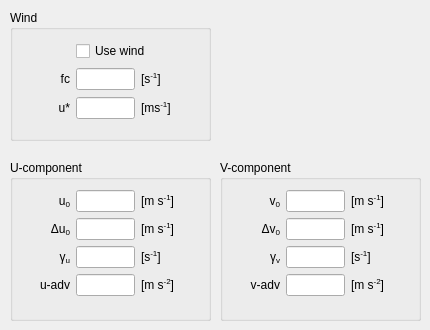
    <widget class="QWidget" name="landsurfaceTab">
     <attribute name="title">
      <string>Advanced ML</string>
     </attribute>
     <widget class="QGroupBox" name="wind_U_group">
      <property name="geometry">
       <rect>
        <x>10</x>
        <y>160</y>
        <width>201</width>
        <height>161</height>
       </rect>
      </property>
      <property name="title">
       <string>U-component</string>
      </property>
      <widget class="QWidget" name="gridLayoutWidget_7">
       <property name="geometry">
        <rect>
         <x>10</x>
         <y>30</y>
         <width>181</width>
         <height>110</height>
        </rect>
       </property>
       <layout class="QGridLayout" name="u_comp_grid" columnminimumwidth="50,0,60">
        <property name="sizeConstraint">
         <enum>QLayout::SetMinimumSize</enum>
        </property>
        <item row="0" column="0">
         <widget class="QLabel" name="label_u0">
          <property name="toolTip">
           <string/>
          </property>
          <property name="text">
           <string>&lt;html&gt;u&lt;sub&gt;0&lt;/sub&gt;&lt;/html&gt;</string>
          </property>
          <property name="alignment">
           <set>Qt::AlignRight|Qt::AlignTrailing|Qt::AlignVCenter</set>
          </property>
         </widget>
        </item>
        <item row="0" column="1">
         <widget class="QLineEdit" name="input_u0">
          <property name="toolTip">
           <string>initial mixed-layer u-wind speed</string>
          </property>
          <property name="alignment">
           <set>Qt::AlignRight|Qt::AlignTrailing|Qt::AlignVCenter</set>
          </property>
         </widget>
        </item>
        <item row="1" column="0">
         <widget class="QLabel" name="label_d_u0">
          <property name="toolTip">
           <string/>
          </property>
          <property name="text">
           <string>&lt;html&gt;Δu&lt;sub&gt;0&lt;/sub&gt;&lt;/html&gt;</string>
          </property>
          <property name="alignment">
           <set>Qt::AlignRight|Qt::AlignTrailing|Qt::AlignVCenter</set>
          </property>
         </widget>
        </item>
        <item row="1" column="1">
         <widget class="QLineEdit" name="input_d_u0">
          <property name="toolTip">
           <string>initial u-wind jump at h</string>
          </property>
          <property name="alignment">
           <set>Qt::AlignRight|Qt::AlignTrailing|Qt::AlignVCenter</set>
          </property>
         </widget>
        </item>
        <item row="2" column="0">
         <widget class="QLabel" name="label_gamma_u">
          <property name="toolTip">
           <string/>
          </property>
          <property name="text">
           <string>&lt;html&gt;γ&lt;sub&gt;u&lt;/sub&gt;&lt;/html&gt;</string>
          </property>
          <property name="alignment">
           <set>Qt::AlignRight|Qt::AlignTrailing|Qt::AlignVCenter</set>
          </property>
         </widget>
        </item>
        <item row="2" column="1">
         <widget class="QLineEdit" name="input_gamma_u">
          <property name="toolTip">
           <string>free atmosphere u-wind speed lapse rate</string>
          </property>
          <property name="alignment">
           <set>Qt::AlignRight|Qt::AlignTrailing|Qt::AlignVCenter</set>
          </property>
         </widget>
        </item>
        <item row="3" column="0">
         <widget class="QLabel" name="label_adv_u">
          <property name="toolTip">
           <string/>
          </property>
          <property name="text">
           <string>&lt;html&gt;u-adv&lt;/html&gt;</string>
          </property>
          <property name="alignment">
           <set>Qt::AlignRight|Qt::AlignTrailing|Qt::AlignVCenter</set>
          </property>
         </widget>
        </item>
        <item row="3" column="1">
         <widget class="QLineEdit" name="input_adv_u">
          <property name="toolTip">
           <string>advection of u-wind</string>
          </property>
          <property name="alignment">
           <set>Qt::AlignRight|Qt::AlignTrailing|Qt::AlignVCenter</set>
          </property>
         </widget>
        </item>
        <item row="0" column="2">
         <widget class="QLabel" name="unitlabel_u0">
          <property name="toolTip">
           <string/>
          </property>
          <property name="text">
           <string>&lt;html&gt;[m s&lt;sup&gt;-1&lt;/sup&gt;]&lt;/html&gt;</string>
          </property>
          <property name="alignment">
           <set>Qt::AlignLeading|Qt::AlignLeft|Qt::AlignVCenter</set>
          </property>
         </widget>
        </item>
        <item row="1" column="2">
         <widget class="QLabel" name="unitlabel_d_u0">
          <property name="toolTip">
           <string/>
          </property>
          <property name="text">
           <string>&lt;html&gt;[m s&lt;sup&gt;-1&lt;/sup&gt;]&lt;/html&gt;</string>
          </property>
          <property name="alignment">
           <set>Qt::AlignLeading|Qt::AlignLeft|Qt::AlignVCenter</set>
          </property>
         </widget>
        </item>
        <item row="2" column="2">
         <widget class="QLabel" name="unitlabel_gamma_u">
          <property name="toolTip">
           <string/>
          </property>
          <property name="text">
           <string>&lt;html&gt;[s&lt;sup&gt;-1&lt;/sup&gt;]&lt;/html&gt;</string>
          </property>
          <property name="alignment">
           <set>Qt::AlignLeading|Qt::AlignLeft|Qt::AlignVCenter</set>
          </property>
         </widget>
        </item>
        <item row="3" column="2">
         <widget class="QLabel" name="unitlabel_adv_u">
          <property name="toolTip">
           <string/>
          </property>
          <property name="text">
           <string>&lt;html&gt;[m s&lt;sup&gt;-2&lt;/sup&gt;]&lt;/html&gt;</string>
          </property>
          <property name="alignment">
           <set>Qt::AlignLeading|Qt::AlignLeft|Qt::AlignVCenter</set>
          </property>
         </widget>
        </item>
       </layout>
      </widget>
     </widget>
     <widget class="QGroupBox" name="wind_V_group">
      <property name="geometry">
       <rect>
        <x>220</x>
        <y>160</y>
        <width>201</width>
        <height>161</height>
       </rect>
      </property>
      <property name="title">
       <string>V-component</string>
      </property>
      <widget class="QWidget" name="gridLayoutWidget_8">
       <property name="geometry">
        <rect>
         <x>10</x>
         <y>30</y>
         <width>181</width>
         <height>110</height>
        </rect>
       </property>
       <layout class="QGridLayout" name="u_comp_grid_2" columnminimumwidth="50,0,60">
        <property name="sizeConstraint">
         <enum>QLayout::SetMinimumSize</enum>
        </property>
        <item row="0" column="0">
         <widget class="QLabel" name="label_v0">
          <property name="toolTip">
           <string/>
          </property>
          <property name="text">
           <string>&lt;html&gt;v&lt;sub&gt;0&lt;/sub&gt;&lt;/html&gt;</string>
          </property>
          <property name="alignment">
           <set>Qt::AlignRight|Qt::AlignTrailing|Qt::AlignVCenter</set>
          </property>
         </widget>
        </item>
        <item row="0" column="1">
         <widget class="QLineEdit" name="input_v0">
          <property name="toolTip">
           <string>initial mixed-layer v-wind speed</string>
          </property>
          <property name="alignment">
           <set>Qt::AlignRight|Qt::AlignTrailing|Qt::AlignVCenter</set>
          </property>
         </widget>
        </item>
        <item row="1" column="0">
         <widget class="QLabel" name="label_d_v0">
          <property name="toolTip">
           <string/>
          </property>
          <property name="text">
           <string>&lt;html&gt;Δv&lt;sub&gt;0&lt;/sub&gt;&lt;/html&gt;</string>
          </property>
          <property name="alignment">
           <set>Qt::AlignRight|Qt::AlignTrailing|Qt::AlignVCenter</set>
          </property>
         </widget>
        </item>
        <item row="1" column="1">
         <widget class="QLineEdit" name="input_d_v0">
          <property name="toolTip">
           <string>initial v-wind jump at h</string>
          </property>
          <property name="alignment">
           <set>Qt::AlignRight|Qt::AlignTrailing|Qt::AlignVCenter</set>
          </property>
         </widget>
        </item>
        <item row="2" column="0">
         <widget class="QLabel" name="label_gamma_v">
          <property name="toolTip">
           <string/>
          </property>
          <property name="text">
           <string>&lt;html&gt;γ&lt;sub&gt;v&lt;/sub&gt;&lt;/html&gt;</string>
          </property>
          <property name="alignment">
           <set>Qt::AlignRight|Qt::AlignTrailing|Qt::AlignVCenter</set>
          </property>
         </widget>
        </item>
        <item row="2" column="1">
         <widget class="QLineEdit" name="input_gamma_v">
          <property name="toolTip">
           <string>free atmosphere v-wind speed lapse rate</string>
          </property>
          <property name="alignment">
           <set>Qt::AlignRight|Qt::AlignTrailing|Qt::AlignVCenter</set>
          </property>
         </widget>
        </item>
        <item row="3" column="0">
         <widget class="QLabel" name="label_adv_v">
          <property name="toolTip">
           <string/>
          </property>
          <property name="text">
           <string>&lt;html&gt;v-adv&lt;/html&gt;</string>
          </property>
          <property name="alignment">
           <set>Qt::AlignRight|Qt::AlignTrailing|Qt::AlignVCenter</set>
          </property>
         </widget>
        </item>
        <item row="3" column="1">
         <widget class="QLineEdit" name="input_adv_v">
          <property name="toolTip">
           <string>advection of v-wind</string>
          </property>
          <property name="alignment">
           <set>Qt::AlignRight|Qt::AlignTrailing|Qt::AlignVCenter</set>
          </property>
         </widget>
        </item>
        <item row="0" column="2">
         <widget class="QLabel" name="unitlabel_v0">
          <property name="toolTip">
           <string/>
          </property>
          <property name="text">
           <string>&lt;html&gt;[m s&lt;sup&gt;-1&lt;/sup&gt;]&lt;/html&gt;</string>
          </property>
          <property name="alignment">
           <set>Qt::AlignLeading|Qt::AlignLeft|Qt::AlignVCenter</set>
          </property>
         </widget>
        </item>
        <item row="1" column="2">
         <widget class="QLabel" name="unitlabel_d_v">
          <property name="toolTip">
           <string/>
          </property>
          <property name="text">
           <string>&lt;html&gt;[m s&lt;sup&gt;-1&lt;/sup&gt;]&lt;/html&gt;</string>
          </property>
          <property name="alignment">
           <set>Qt::AlignLeading|Qt::AlignLeft|Qt::AlignVCenter</set>
          </property>
         </widget>
        </item>
        <item row="2" column="2">
         <widget class="QLabel" name="unitlabel_gamma_v">
          <property name="toolTip">
           <string/>
          </property>
          <property name="text">
           <string>&lt;html&gt;[s&lt;sup&gt;-1&lt;/sup&gt;]&lt;/html&gt;</string>
          </property>
          <property name="alignment">
           <set>Qt::AlignLeading|Qt::AlignLeft|Qt::AlignVCenter</set>
          </property>
         </widget>
        </item>
        <item row="3" column="2">
         <widget class="QLabel" name="unitlabel_adv_v">
          <property name="toolTip">
           <string/>
          </property>
          <property name="text">
           <string>&lt;html&gt;[m s&lt;sup&gt;-2&lt;/sup&gt;]&lt;/html&gt;</string>
          </property>
          <property name="alignment">
           <set>Qt::AlignLeading|Qt::AlignLeft|Qt::AlignVCenter</set>
          </property>
         </widget>
        </item>
       </layout>
      </widget>
     </widget>
     <widget class="QGroupBox" name="wind_group">
      <property name="geometry">
       <rect>
        <x>10</x>
        <y>10</y>
        <width>201</width>
        <height>131</height>
       </rect>
      </property>
      <property name="title">
       <string>Wind</string>
      </property>
      <widget class="QWidget" name="gridLayoutWidget_11">
       <property name="geometry">
        <rect>
         <x>10</x>
         <y>30</y>
         <width>181</width>
         <height>81</height>
        </rect>
       </property>
       <layout class="QGridLayout" name="u_comp_grid_3" columnminimumwidth="50,0,60">
        <property name="sizeConstraint">
         <enum>QLayout::SetMinimumSize</enum>
        </property>
        <item row="1" column="0">
         <widget class="QLabel" name="label_fc">
          <property name="toolTip">
           <string/>
          </property>
          <property name="text">
           <string>&lt;html&gt;fc&lt;/html&gt;</string>
          </property>
          <property name="alignment">
           <set>Qt::AlignRight|Qt::AlignTrailing|Qt::AlignVCenter</set>
          </property>
         </widget>
        </item>
        <item row="1" column="1">
         <widget class="QLineEdit" name="input_fc">
          <property name="toolTip">
           <string>Coriolis parameter</string>
          </property>
          <property name="alignment">
           <set>Qt::AlignRight|Qt::AlignTrailing|Qt::AlignVCenter</set>
          </property>
         </widget>
        </item>
        <item row="1" column="2">
         <widget class="QLabel" name="unitlabel_fc">
          <property name="toolTip">
           <string/>
          </property>
          <property name="text">
           <string>&lt;html&gt;[s&lt;sup&gt;-1&lt;/sup&gt;]&lt;/html&gt;</string>
          </property>
          <property name="alignment">
           <set>Qt::AlignLeading|Qt::AlignLeft|Qt::AlignVCenter</set>
          </property>
         </widget>
        </item>
        <item row="2" column="1">
         <widget class="QLineEdit" name="input_ustar">
          <property name="toolTip">
           <string>Coriolis parameter</string>
          </property>
          <property name="alignment">
           <set>Qt::AlignRight|Qt::AlignTrailing|Qt::AlignVCenter</set>
          </property>
         </widget>
        </item>
        <item row="2" column="0">
         <widget class="QLabel" name="label_ustar">
          <property name="toolTip">
           <string/>
          </property>
          <property name="text">
           <string>&lt;html&gt;u*&lt;/html&gt;</string>
          </property>
          <property name="alignment">
           <set>Qt::AlignRight|Qt::AlignTrailing|Qt::AlignVCenter</set>
          </property>
         </widget>
        </item>
        <item row="2" column="2">
         <widget class="QLabel" name="unitlabel_ustar">
          <property name="toolTip">
           <string/>
          </property>
          <property name="text">
           <string>&lt;html&gt;[ms&lt;sup&gt;-1&lt;/sup&gt;]&lt;/html&gt;</string>
          </property>
          <property name="alignment">
           <set>Qt::AlignLeading|Qt::AlignLeft|Qt::AlignVCenter</set>
          </property>
         </widget>
        </item>
        <item row="0" column="1" colspan="2">
         <widget class="QCheckBox" name="switch_wind">
          <property name="text">
           <string>Use wind</string>
          </property>
         </widget>
        </item>
       </layout>
      </widget>
     </widget>
    </widget>
